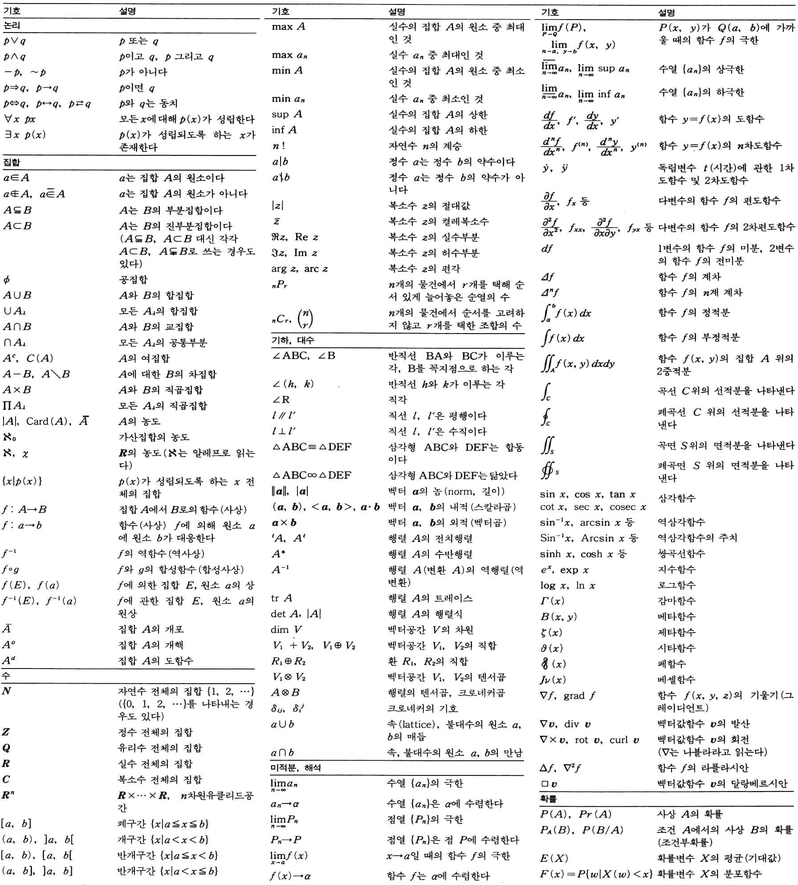
#> input picture 실체가 손에 잡히는 딥러닝/Symbol.png, 798 x 885 px, shrunk from 1792 x 1987 before the run
$ python matplotlib_example.py
#> lines starting #> are read from the running program, lines starting #| are printed output that depends on the picture
import numpy as np

# import module
import matplotlib.pyplot as plt

# graph
"""
x = np.linspace(0,2*np.pi)
y = np.sin(x)
plt.plot(x,y)
plt.show()
"""

# graph design
"""
x = np.linspace(0,2*np.pi)
y_sin = np.sin(x)
y_cos = np.cos(x)
plt.xlabel('x val')
plt.ylabel('y val')
plt.title('sin / cos')
plt.plot(x,y_sin, label="sin")
plt.plot(x,y_cos, label="cos", linestyle="dashed")
plt.legend()
plt.show()
"""

# scatter
"""
x_1 = np.random.rand(100) - 1
y_1 = np.random.rand(100)
x_2 = np.random.rand(100)
y_2 = np.random.rand(100)
plt.scatter(x_1,y_1, marker='+')
plt.scatter(x_2,y_2, marker='x')
plt.show()
"""

# image show

img = np.array([[0,1,2,3],
                [4,5,6,7],
                [8,9,10,11],
                [12,13,14,15]])
plt.imshow(img,"gray")
plt.colorbar()
plt.show()
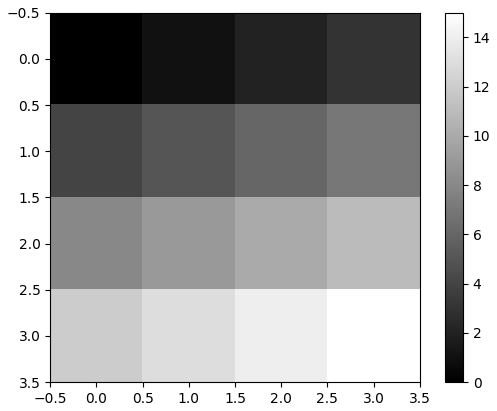
#> figure drawn by matplotlib, 2 panels

img = plt.imread("Symbol.png")
#> img is the input picture: shape (885, 798, 4) float32; mean R, G, B, A 0.937, 0.937, 0.937, 1
plt.imshow(img)
plt.show()
